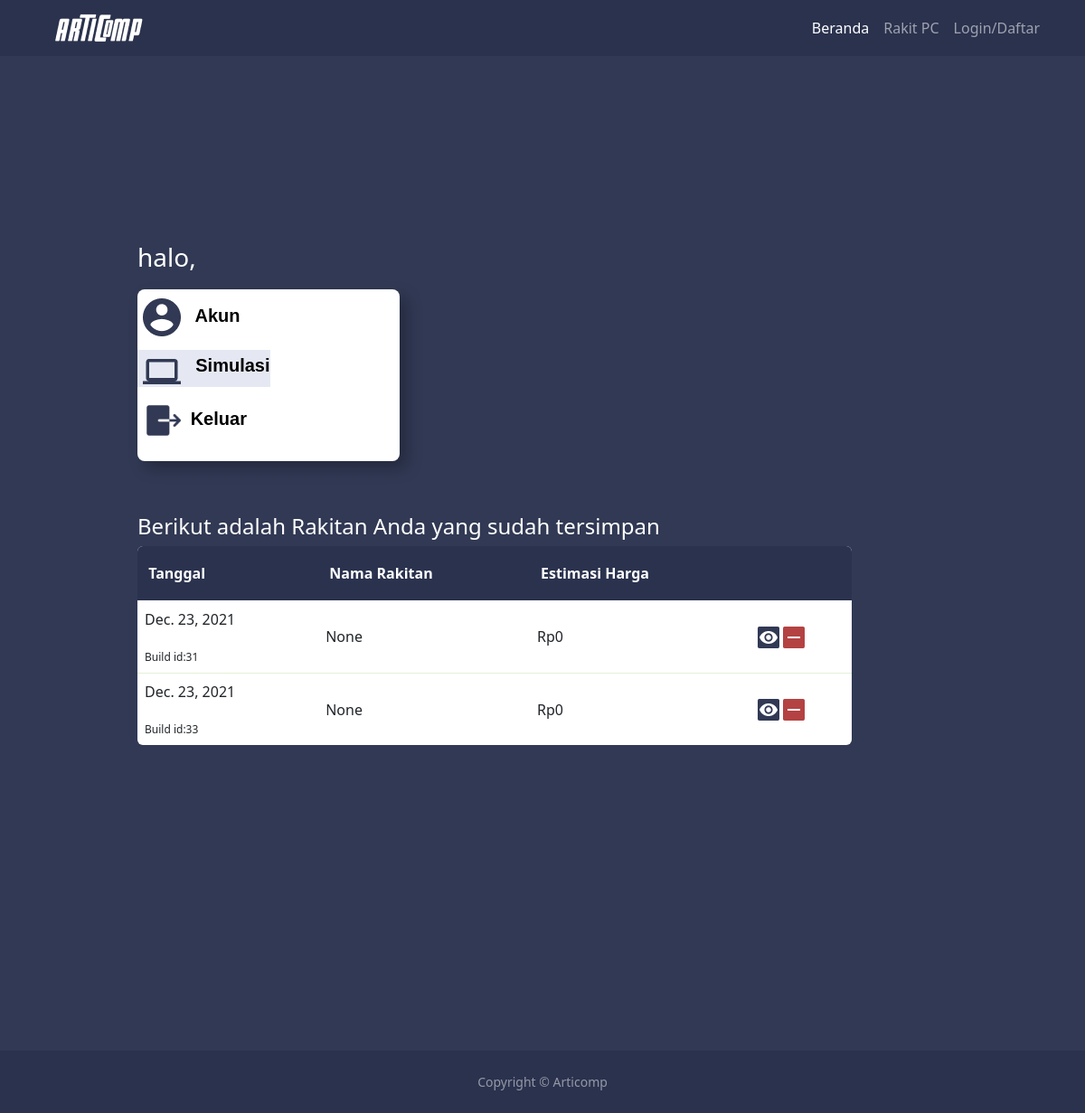
The page /user/bsa/builds/ on the database as committed earlier.
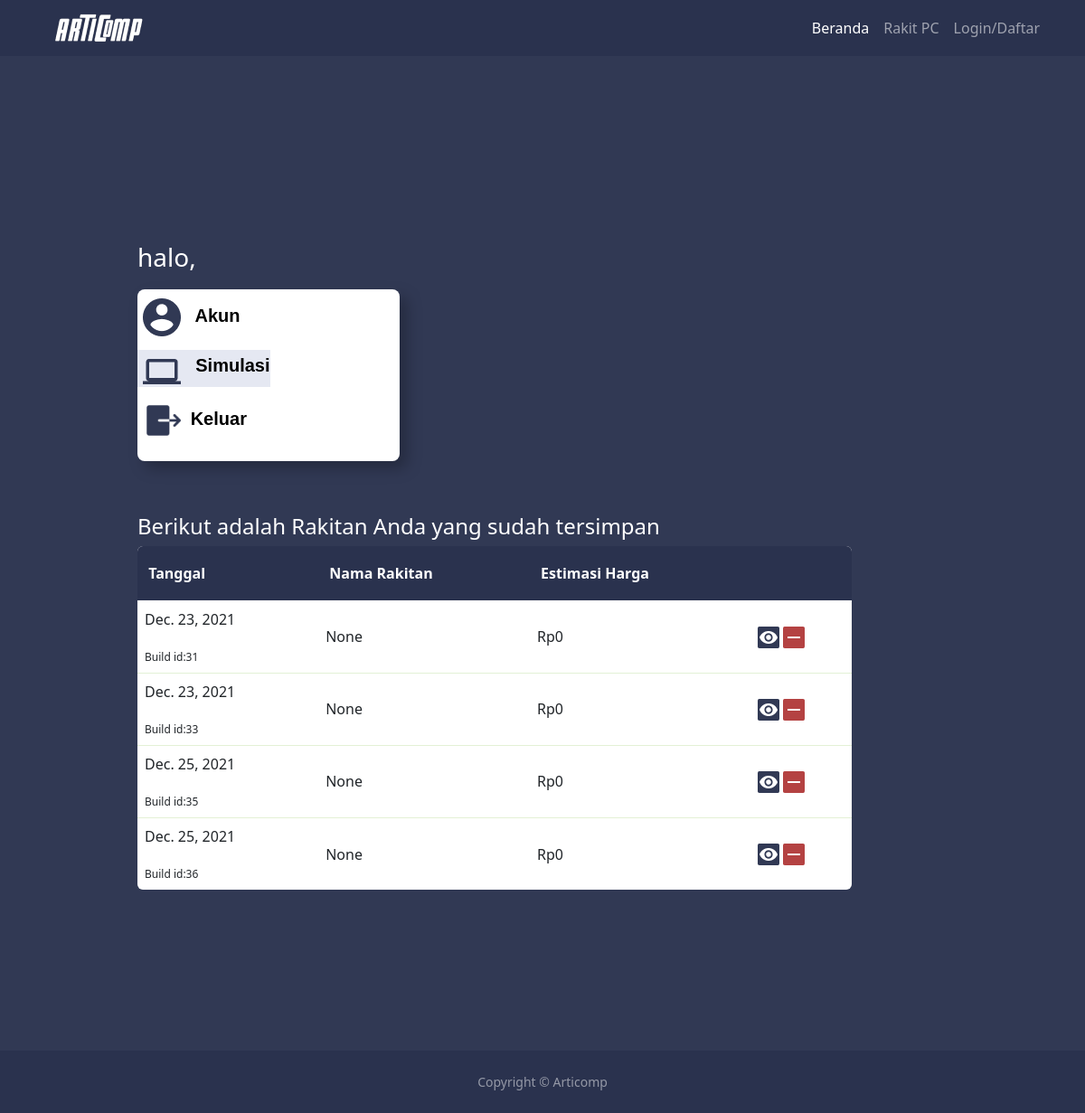
The same page on the database as committed later.
### build/models.py (models this page shows)
class Build(models.Model):
    owner = models.CharField(max_length=120, default="")
    gpu = models.ForeignKey(GPU, null=True, blank=True, on_delete=models.DO_NOTHING)
    cpu = models.ForeignKey(CPU, null=True, blank=True, on_delete=models.DO_NOTHING)
    motherboard = models.ForeignKey(Motherboard, null=True, blank=True, on_delete=models.DO_NOTHING)
    ram = models.ForeignKey(RAM, null=True, blank=True, on_delete=models.DO_NOTHING)
    disk = models.ForeignKey(Disk, null=True, blank=True, on_delete=models.DO_NOTHING)
    power_supply = models.ForeignKey(PowerSupply, null=True, blank=True, on_delete=models.DO_NOTHING)
    cooler = models.ForeignKey(Cooler, null=True, blank=True, on_delete=models.DO_NOTHING)
    case = models.ForeignKey(Case, null=True, blank=True, on_delete=models.DO_NOTHING)
    fan = models.ForeignKey(Fan, null=True, blank=True, on_delete=models.DO_NOTHING)
    total_harga = models.PositiveIntegerField(default=0)
    build_title = models.CharField(max_length=120, null=True)
    dibuat = models.DateField(auto_now=True)
    def __str__(self):
        return "Build id: %s" %(self.id)

### user/views.py (the view)
# urls.py: path('builds/', userBuildView, name='builds'),
def userBuildView(request, username):
    build = Build.objects.filter(owner=request.user.username)
    print(build)
    context = {"build": build}
    return render(request, 'user/profile-rakit.html', context)

### user/templates/user/profile-rakit.html
{% extends 'base.html' %}
{% load static %}
{% block content %}
<link rel="stylesheet" href="/static/css/profile-rakit.css">
<div class="jumbotron jumbotron-fluid">
  <div class="semua">
    <div class="kiri" align="left">
      <h3 align="left" style="color: white;">halo, {{ user.username }}</h3>
      <div class="list-menu">
        <a href="{% url 'user:profile' user.username %}" style="text-decoration: none;">
          <p class="akun" align="left" style="color: black;">&nbsp;<img src="/static/assets/VectorAkun.png" alt="Akun">
            &nbsp; Akun </p>
        </a>
        <a>
          <p class="Rakit" align="left" style="color: black;">&nbsp;<img src="/static/assets/VectorRiwayat.png"
              alt="Simulasi" style="margin-top: 10px;"> &nbsp; Simulasi </p>
        </a>
        <a href="{% url 'account:logout' %}" style="text-decoration: none;">
          <p class="logout" align="left" style="color: black;">&nbsp;<img src="/static/assets/Logout.png"
              alt="Keluar">&nbsp;
            Keluar
          </p>
        </a>
      </div>
    </div>
    <div class="kanan" align="right">
      <table align="right">
        <h3 style="color: white; font-size: 150%;"> Berikut adalah Rakitan Anda yang sudah tersimpan
          &nbsp; &nbsp; &nbsp; &nbsp; &nbsp; &nbsp; &nbsp; &nbsp; &nbsp; &nbsp; &nbsp; &nbsp; &nbsp;
          &nbsp; &nbsp; &nbsp; &nbsp; </h3>
        {% if build %}
        <thead>
          <tr>
            <th> &nbsp;Tanggal</th>
            <th> &nbsp;Nama Rakitan</th>
            <th> &nbsp;Estimasi Harga</th>
            <th> </th>
          </tr>
          <thead>
          <tbody>
            {% for list in build %}
            <tr>
              <td>{{ list.dibuat}}<br><br> <span class="buildid" style="font-size: 12px;">Build id:{{list.id}}</span>
              </td>
              <td style="font-style: bold;">{{list.build_title}}</td>
              <td>Rp{{list.total_harga}}</td>
              <td><a href="{% url 'user:viewBuild' user.username list.id %}"><img src="/static/assets/edit.png" alt="Lihat"></a> <a href="{% url 'user:deleteBuild' user.username list.id %}"><img src="/static/assets/remove.png" alt="Hapus"></a></td>
            </tr>
            {% endfor %}
          </tbody>
          {% else %}
            <td>
              <div style="text-align: center;">Tidak Ada Rakitan</div>
            </td>
          {% endif %}
      </table>
    </div>
  </div>
</div>
{% endblock %}

Rows that differ between the two databases and show on the page:
added Build: dibuat "Dec. 25, 2021", id "35", build_title "None", total_harga "0"
added Build: dibuat "Dec. 25, 2021", id "36", build_title "None", total_harga "0"
